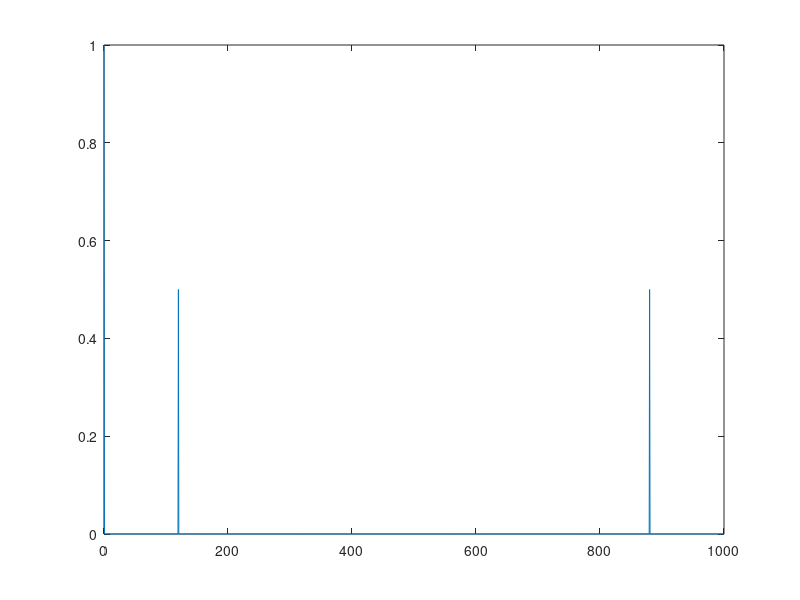
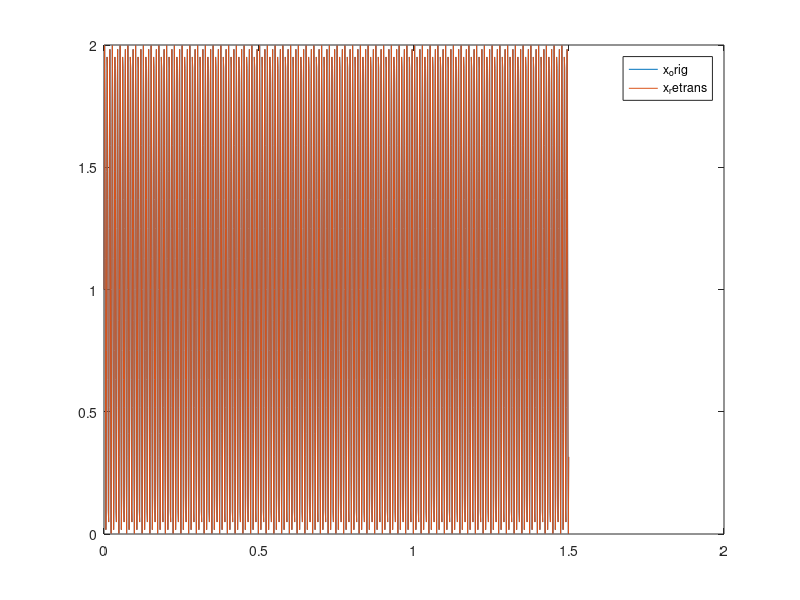
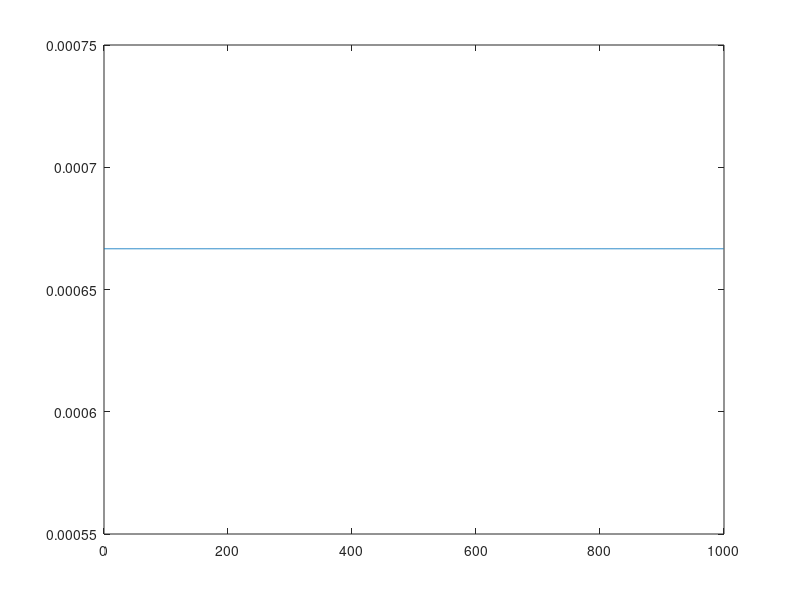
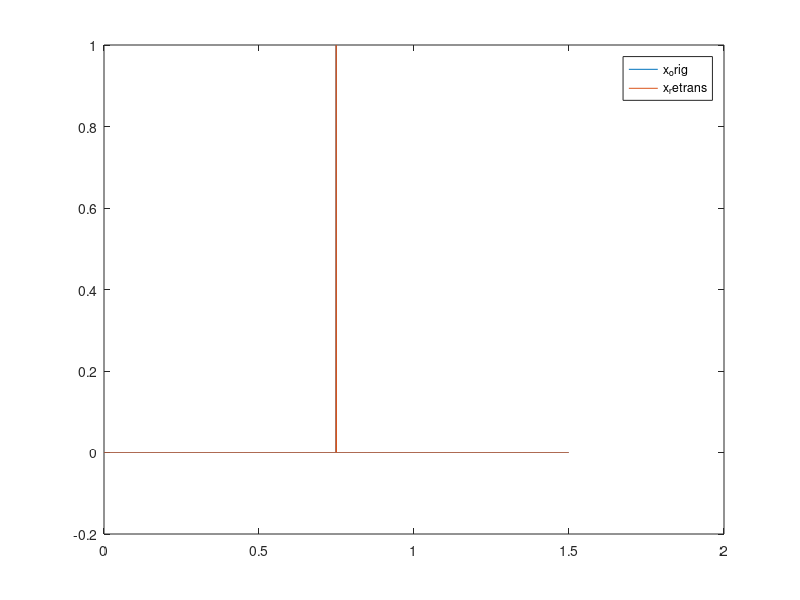

MATLAB code to generate these figures, in order: (Note: this script raises an error after producing the figures.)
Fs = 1000;            % Sampling frequency                    
T = 1/Fs;             % Sampling period       
L = 1500;             % Length of signal
t = (0:L-1)*T;        % Time vector
X = sin(2*pi*120*t) + 1;
Y = fft(X) / L;

Y_mag = abs(Y);
f_bins = (0:L-1)/L * Fs;
figure
plot(f_bins, Y_mag);

x_retrans = ifft(Y * L);
figure
plot(t, X);
hold on
plot(t, x_retrans);
legend('x_orig','x_retrans');
x_diff = x_retrans - X;
max(abs(x_diff))

%% fft shift


Fs = 1000;            % Sampling frequency                    
T = 1/Fs;             % Sampling period       
L = 1500;             % Length of signal
t = (0:L-1)*T;        % Time vector
X = zeros(1,L);
X(L/2) = 1;
Y = fft(X) / L;

Y_mag = abs(Y);
f_bins = (0:L-1)/L * Fs;
figure
plot(f_bins, Y_mag);

x_retrans = ifft(Y * L);
figure
plot(t, X);
hold on
plot(t, x_retrans);
legend('x_orig','x_retrans');
x_diff = x_retrans - X;
max(abs(x_diff))


%% fft self imple, shift
clear;

Fs = 100;            % Sampling frequency                    
T = 1/Fs;             % Sampling period       
L = 1500;             % Length of signal
t = (0:L-1)*T;        % Time vector
f0 = 1;
X = sin(2*pi*f0 * t);
X(L/2) = 1;
Y = fft(X) / L;
Y = Y .* exp(-j * pi*Fs/(2*f0)).^((0:L-1)/L);

Z = sin(2 * pi * f0 /Fs * ((0:L-1) + Fs / (4 * f0)));

Y_mag = abs(Y);
f_bins = (0:L-1)/L * Fs;
figure
plot(f_bins, Y_mag);

x_retrans = ifft(Y * L);
figure
plot(t, X);
% hold on
figure
plot(t, x_retrans);
legend("x_retrans");

figure
plot(t, Z);
legend('Z')
% legend('x_orig','x_retrans');
% x_diff = x_retrans - X;
% max(abs(x_diff))

%% ifft shift

V = [1 2 3 4 5 6 7];
X = fft(V);
A = fftshift(X);

B = ifftshift(A);
ifft(B)
% Y = ifft(ifftshift(X))

%% cpsd

% openExample('signal/CPSDOfColoredNoiseSignalsExample')
r = randn(16384,1);
a = xcorr2(r);
plot((-16383):16383,a)
%% 
hx = fir1(30,0.2,rectwin(31));
x = filter(hx,1,r);

hy = ones(1,10)/sqrt(10);
y = filter(hy,1,r);

[a,b] = cpsd(x,y,triang(500),250,1024);

plot(b,abs(a))

%% ifft

ff_ = [1, 1+i, 2, 2, 1-i, 1];
tt = ifft(ff_)

ttt = [1,2,3,4,5,1];
fff = fft(ttt)

ttt = [1,2,3,5,5,1,2];
ffff = fft(ttt)
%% rcosdesign

% first is rolloff factor
% second is the number of symbols
% third is the sampled freq, so 2 means that the span in frequency is -pi/2
% to pi/2
h = rcosdesign(0.2,10,4) * 10;
plotDFT_rad(h,'h')